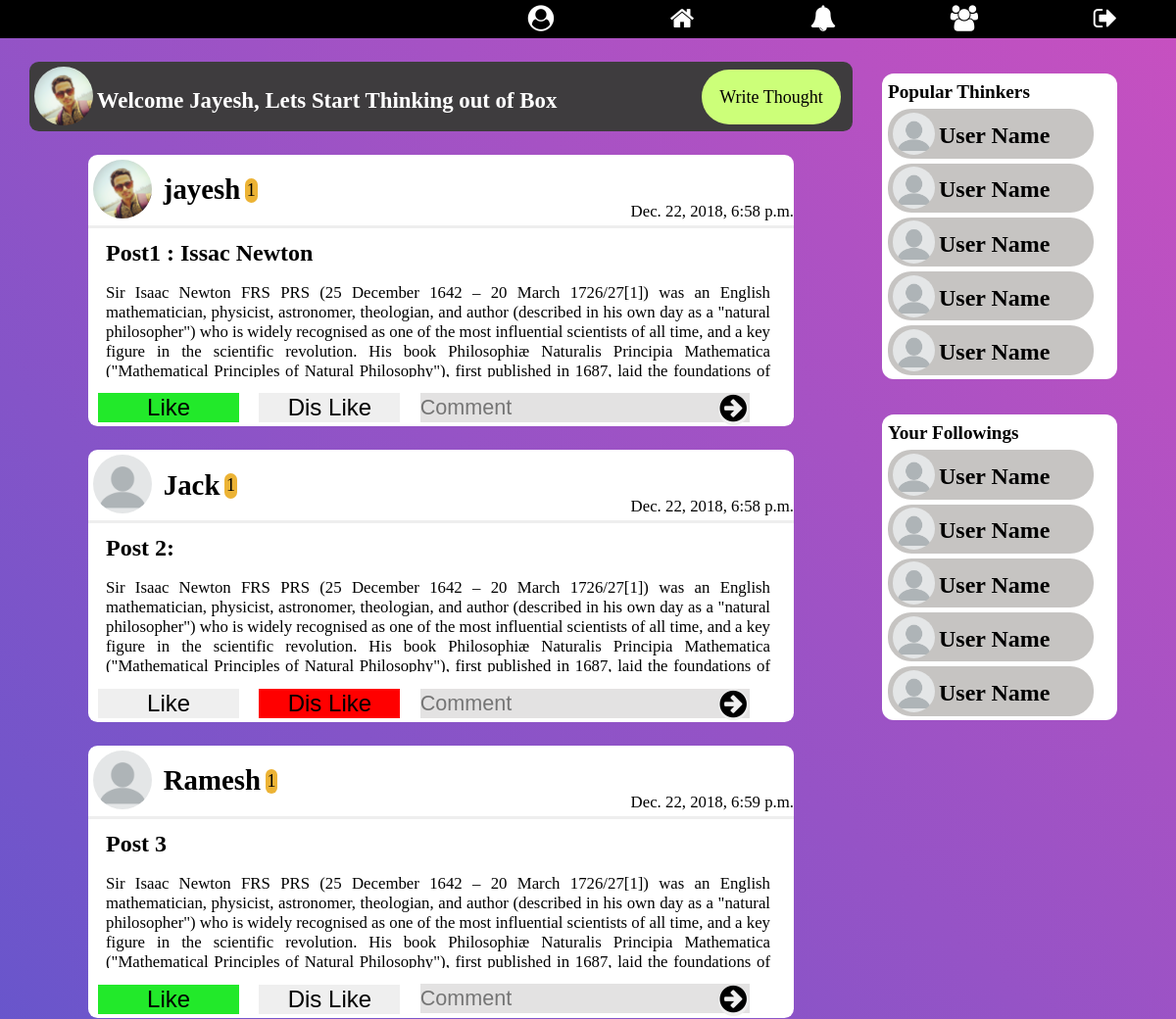
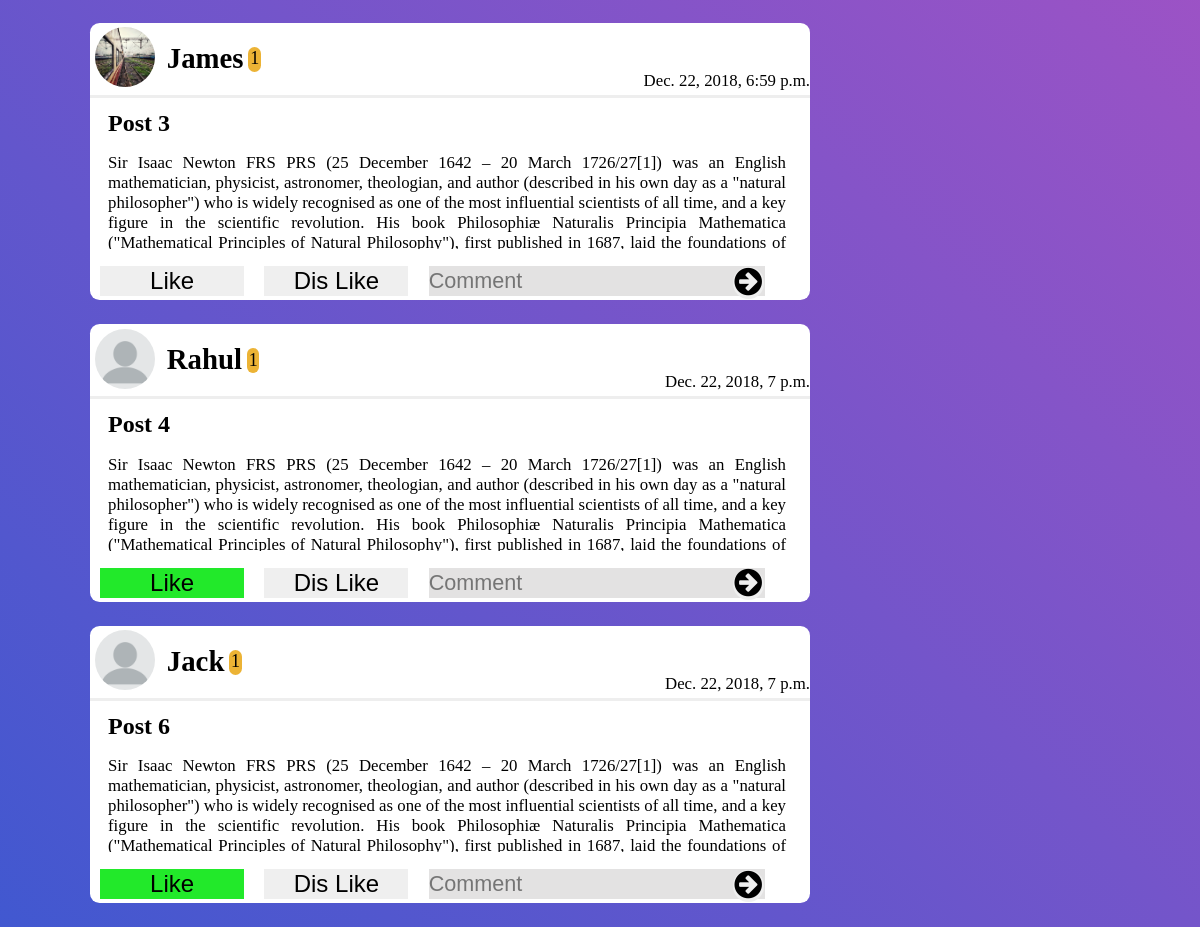
/ (signed in), run on an earlier commit of the app's database (2 pictures, top to bottom).
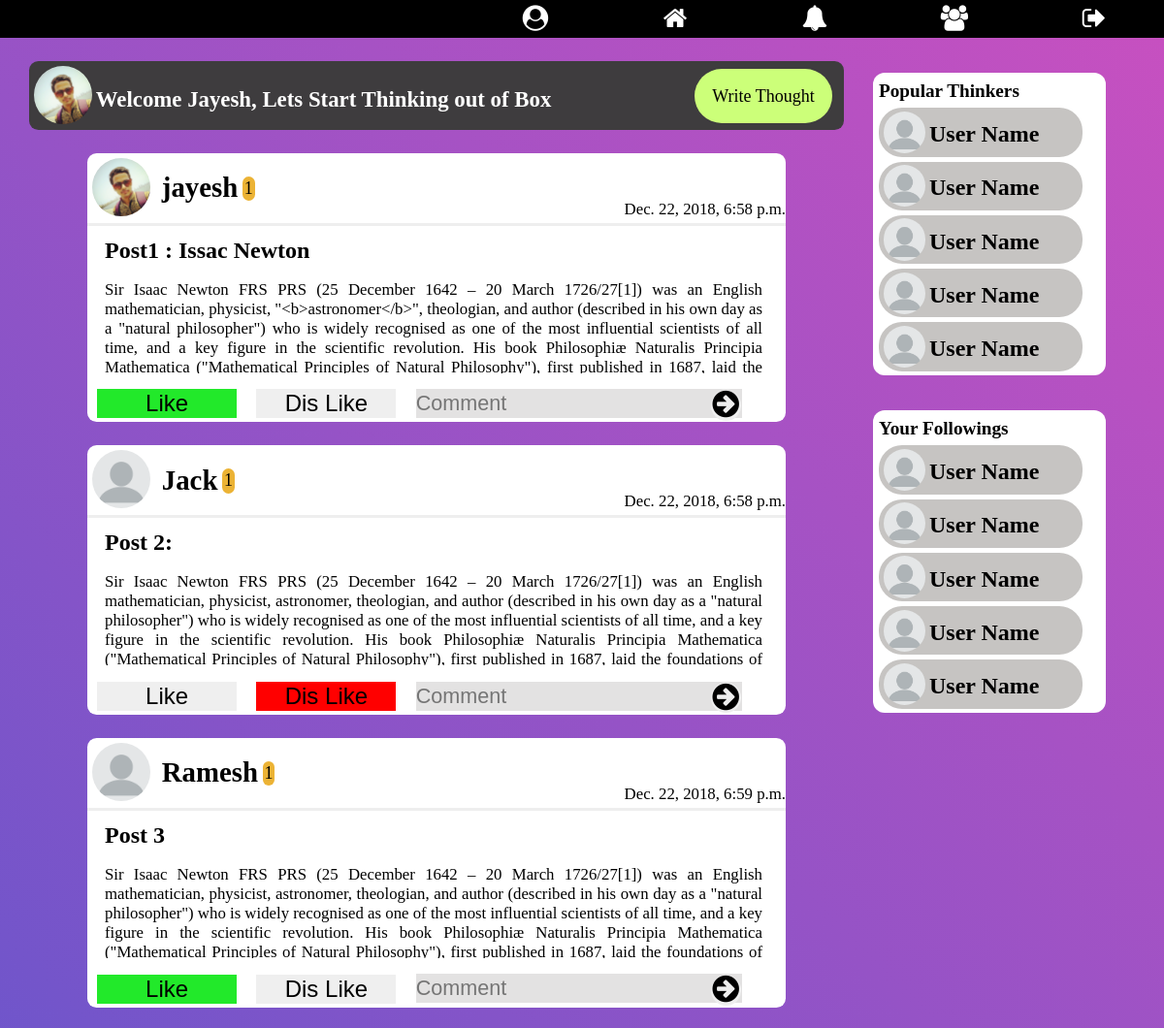
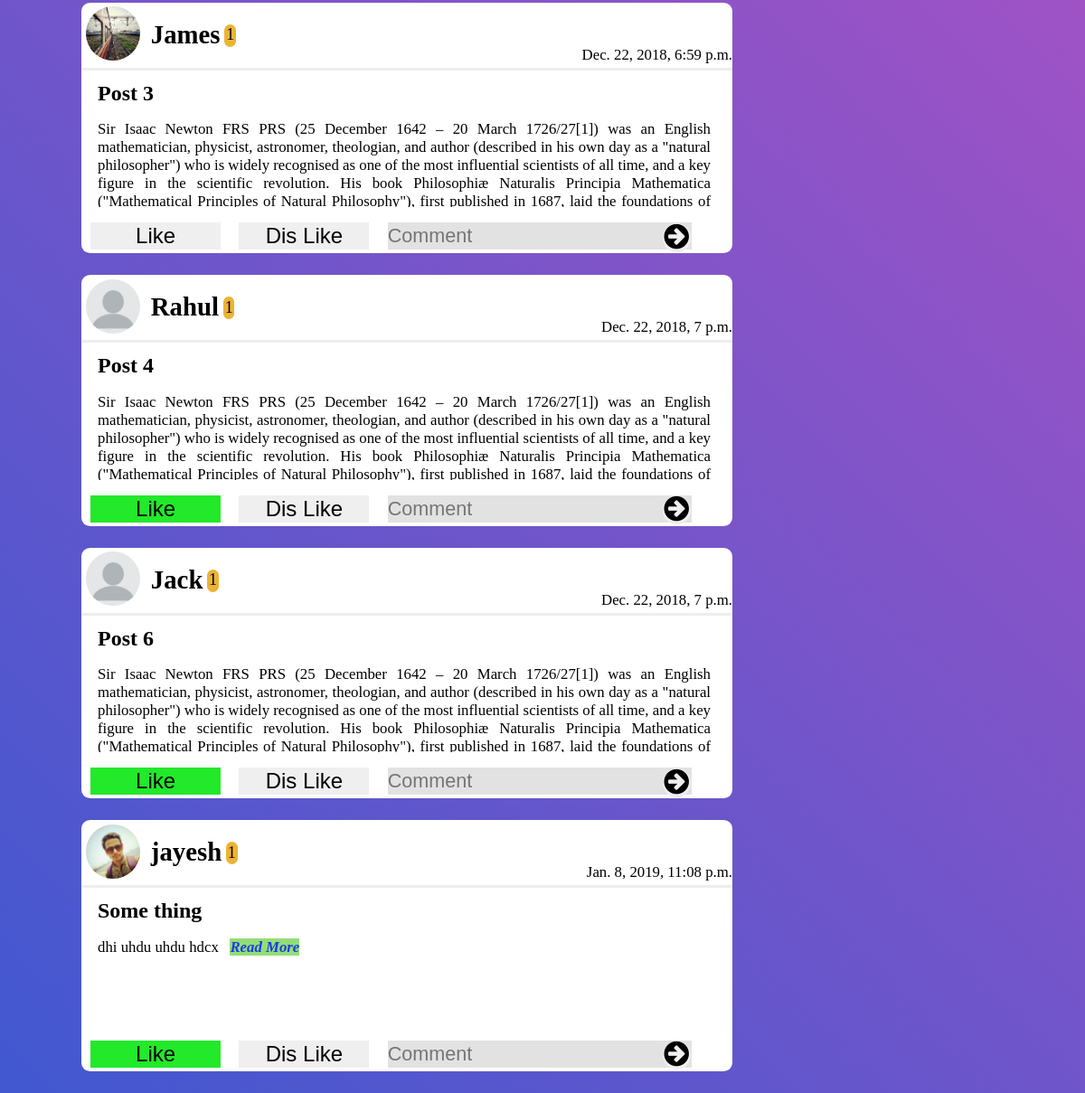
And on a later commit of the database (2 pictures, top to bottom).
### home/models.py (models this page shows, shortened)
class Posts(models.Model):
    choices = (
        ("1", ("Question")),
        ("2", ("Creative Idea")),
        ("3", ("Innovation")),
        ("4", ("Nightmare")),
        ("5", ("Thought"))
    )
    title = models.CharField(max_length=250, blank=False)
    content = models.TextField(max_length=15000,
                               help_text="Write Your thought here...")
    creation_time = models.DateTimeField(auto_now_add=True, editable=False)
    likes = models.ManyToManyField(User, blank=True, related_name='likes')
    dis_likes = models.ManyToManyField(User, blank=True,
                                       related_name='dis_likes')
    image = models.ImageField(blank=True,
                              help_text="Use Image for Impowring your Thought")
    last_modified = models.DateTimeField(auto_now=True, editable=False)
    user_profile = models.ForeignKey(Profile, on_delete=models.CASCADE)
    trending_ratio = models.FloatField(default=1)
    type = models.CharField(max_length=50, choices=choices)
    tags = models.CharField(max_length=250)
    views = models.ManyToManyField(User, blank=True)

### signup/models.py (models this page shows)
class Profile(models.Model):
    user = models.OneToOneField(User, on_delete=models.CASCADE)
    gender = models.CharField(max_length=10, blank=True)
    city = models.CharField(max_length=30, blank=True)
    date_of_birth = models.DateField(null=True, blank=True)
    level = models.IntegerField(default=1, editable=False)
    bio = models.TextField(max_length=410, default='Edit Bio')
    profile_pic = models.ImageField(
        blank=True,
        help_text="Select Your Profile Image",
    )
    date_of_joining = models.DateTimeField(editable=False,
                                           default=timezone.now)
    follows = models.ManyToManyField('Profile', null=True)
    def __str__(self):
        return str(self.user)

### home/views.py (the view)
# urls.py: 2. Add a URL to urlpatterns:  path('', views.home, name='home')
def home(request):
    if request.user.is_authenticated:
        template = loader.get_template('home.html')
        all_posts = Posts.objects.all()
        logged_user = Profile.objects.get(user=request.user.id)
        print('Logged user : ', logged_user)
        context = {
            'all_posts': all_posts,
            'logged_user': logged_user,
        }
        return HttpResponse(template.render(context, request))
    else:
        return HttpResponseRedirect(reverse("login"))

### home/templates/home.html (shortened to what the changed rows need)
{% extends 'base.html' %}
{% block content %}
    {% load static %}
    <link rel="stylesheet" href="{% static 'home/stylehome.css' %}">
    {% if user.is_authenticated %}
      <div class="panel">
        <div class="posts-container">
          {% for post in all_posts %}
            <div class="posts" id="post-{{ post.id }}">
              <div class="post-header">
                <a href="profile/{{ post.user_profile.id }}">
                {% if post.user_profile.profile_pic %}
                  <img src="{{ post.user_profile.profile_pic.url }}" class="profile-pic" alt="Image not found">
                {% else %}
                  <img src="{% static 'toob/images/default-profile.png' %}" class="profile-pic" alt="Image not found">
                {% endif %}
              </a>
                <a href="profile/{{ post.user_profile.id }}"><h3 class="user-name">{{ post.user_profile }}</h3></a><span class="level">{{ post.user_profile.level }}</span>
                <span class="date">{{ post.creation_time }}</span>
              </div>
              <h2 class="thought-title">{{ post.title }}</h2>
              <p class="content" id="{{ post.id }}" onclick="showWholeContent({{ post.id }})">
                {{ post.content|slice:":1300" }} <a class="read_more" href="/details/{{ post.id }}"><b>Read More</b></a>
              </p>
              <div class="post-footer">
                {% include 'like_section.html' %}
                {% include 'dis_like_section.html' %}
                <form action="target" class="comment-form">
                  <input type="text" id="comment{{ post.id }}" name="comment" placeholder="Comment">
                  <button type="submit" class="btn comment-submit">
                    <i class="fa fa-arrow-circle-right fa-lg"></i>
                  </button>
                </form>
              </div>
            </div>
          {% endfor %}
        </div>
      </div>
    {% else %}
      <h2>You are not logged In. Click <a href="{% url 'login' %}">here</a> to login to Toob</h2>
    {% endif %}
{% endblock %}

### templates/like_section.html (shortened to what this page needs)
<form id="like-form{{ post.id }}">
  <button type="submit" id="{{ post.id }}btn" name="like" value="{{ post.id }}" class="btn upvote">Like</button>
</form>

### templates/dis_like_section.html (shortened to what this page needs)
<form id="dis_like-form{{ post.id }}">
  <button type="submit" id="{{ post.id }}btn2" name="like" value="{{ post.id }}" class="btn upvote">Dis Like</button>
</form>

What changed in the data, as far as the page shows it:
changed Posts "Post1 : Issac Newton": content "…an English mathematician, physicist, astronomer, theologian, and author (described in his own day as a \"natural philosopher\") who is widely recognised as one of the most influential scientists of all time, and a key figure in the scientific revolution. His book Philosophiæ Naturalis Principia Mathematica (\"Mathematical Principles of Natural Philosophy\"), first published in 1687, laid the foundations of…" → "…an English mathematician, physicist, \"<b>astronomer</b>\", theologian, and author (described in his own day as a \"natural philosopher\") who is widely recognised as one of the most influential scientists of all time, and a key figure in the scientific revolution. His book Philosophiæ Naturalis Principia Mathematica (\"Mathematical Principles of Natural Philosophy\"), first published in 1687, laid the…"
added Posts: user_profile.profile_pic (picture), user_profile "jayesh", user_profile.level "1", creation_time "Jan. 8, 2019, 11:08 p.m.", title "Some thing", content "dhi uhdu uhdu hdcx", {{ post.id }} 7 (drawn)
